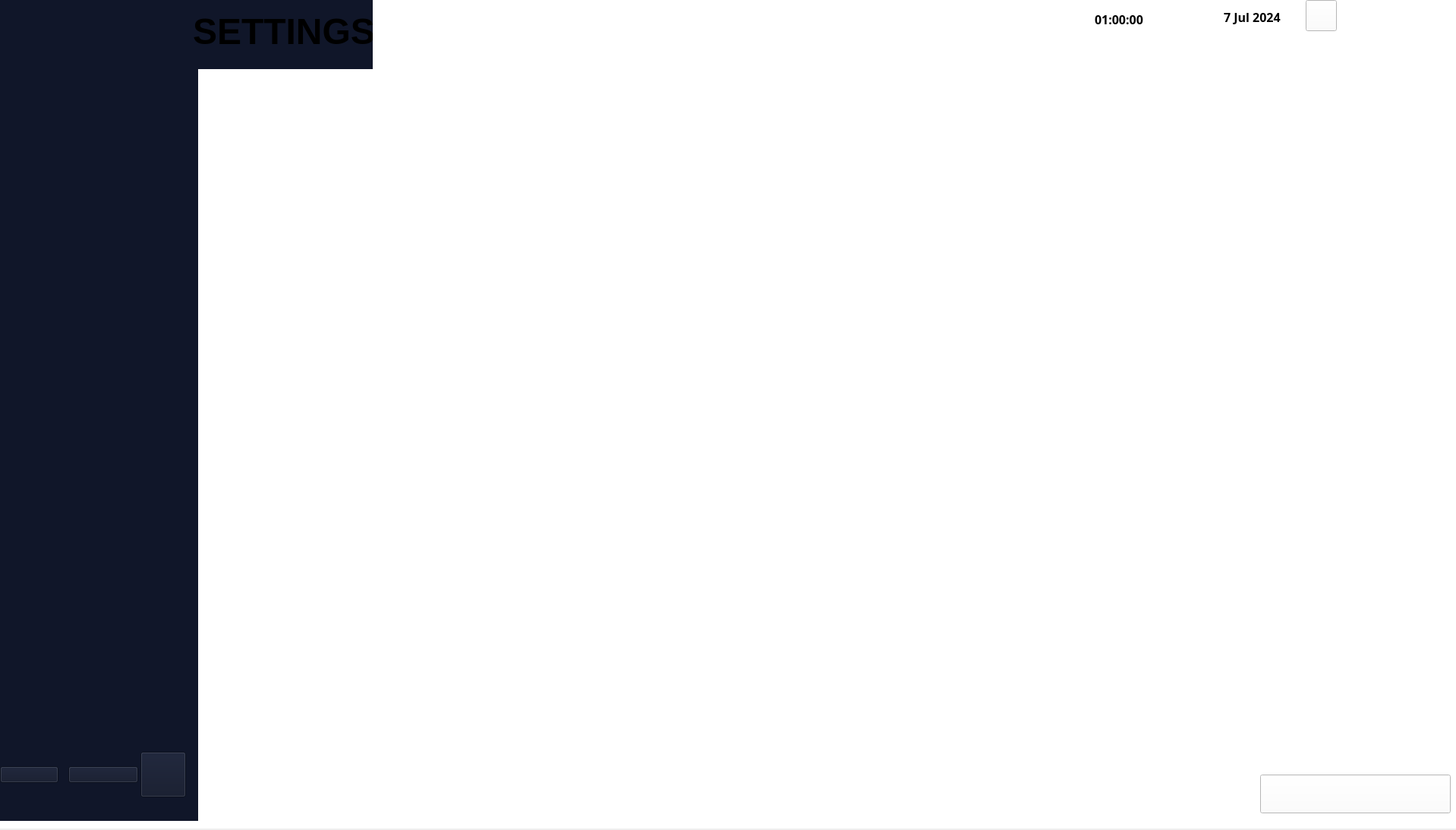
<?xml version="1.0" encoding="UTF-8"?>
<ui version="4.0">
 <class>MainWindow</class>
 <widget class="QMainWindow" name="MainWindow">
  <property name="geometry">
   <rect>
    <x>0</x>
    <y>0</y>
    <width>1918</width>
    <height>1093</height>
   </rect>
  </property>
  <property name="windowTitle">
   <string>MainWindow</string>
  </property>
  <widget class="QWidget" name="centralwidget">
   <widget class="QWidget" name="widget" native="true">
    <property name="geometry">
     <rect>
      <x>-10</x>
      <y>-10</y>
      <width>1931</width>
      <height>1101</height>
     </rect>
    </property>
    <property name="styleSheet">
     <string notr="true">background-color: rgb(255, 255, 255);</string>
    </property>
    <widget class="QWidget" name="widget_2" native="true">
     <property name="geometry">
      <rect>
       <x>10</x>
       <y>0</y>
       <width>491</width>
       <height>101</height>
      </rect>
     </property>
     <property name="styleSheet">
      <string notr="true">background-color: rgb(16, 22, 41);</string>
     </property>
     <widget class="QLabel" name="label_7">
      <property name="geometry">
       <rect>
        <x>0</x>
        <y>0</y>
        <width>161</width>
        <height>111</height>
       </rect>
      </property>
      <property name="text">
       <string/>
      </property>
      <property name="pixmap">
       <pixmap>:/imge/imge/TT.png</pixmap>
      </property>
      <property name="scaledContents">
       <bool>true</bool>
      </property>
     </widget>
     <widget class="QPlainTextEdit" name="plainTextEdit">
      <property name="geometry">
       <rect>
        <x>250</x>
        <y>20</y>
        <width>251</width>
        <height>81</height>
       </rect>
      </property>
      <property name="font">
       <font>
        <pointsize>36</pointsize>
        <bold>true</bold>
       </font>
      </property>
      <property name="styleSheet">
       <string notr="true"/>
      </property>
      <property name="frameShape">
       <enum>QFrame::NoFrame</enum>
      </property>
      <property name="plainText">
       <string>SETTINGS</string>
      </property>
     </widget>
    </widget>
    <widget class="QWidget" name="widget_3" native="true">
     <property name="geometry">
      <rect>
       <x>-10</x>
       <y>100</y>
       <width>281</width>
       <height>991</height>
      </rect>
     </property>
     <property name="styleSheet">
      <string notr="true">background-color: rgb(16, 22, 41);</string>
     </property>
     <widget class="QWidget" name="horizontalLayoutWidget">
      <property name="geometry">
       <rect>
        <x>200</x>
        <y>890</y>
        <width>71</width>
        <height>80</height>
       </rect>
      </property>
      <layout class="QHBoxLayout" name="horizontalLayout">
       <item>
        <widget class="QPushButton" name="logoutbutton">
         <property name="maximumSize">
          <size>
           <width>60</width>
           <height>60</height>
          </size>
         </property>
         <property name="text">
          <string/>
         </property>
         <property name="icon">
          <iconset>
           <normaloff>:/imge/imge/log-out.png</normaloff>:/imge/imge/log-out.png</iconset>
         </property>
         <property name="iconSize">
          <size>
           <width>50</width>
           <height>50</height>
          </size>
         </property>
        </widget>
       </item>
      </layout>
     </widget>
     <widget class="QWidget" name="horizontalLayoutWidget_2">
      <property name="geometry">
       <rect>
        <x>110</x>
        <y>890</y>
        <width>92</width>
        <height>81</height>
       </rect>
      </property>
      <layout class="QHBoxLayout" name="horizontalLayout_2">
       <item>
        <widget class="QPushButton" name="settingsButton">
         <property name="text">
          <string/>
         </property>
         <property name="icon">
          <iconset>
           <normaloff>:/imge/imge/settings.png</normaloff>:/imge/imge/settings.png</iconset>
         </property>
         <property name="iconSize">
          <size>
           <width>50</width>
           <height>50</height>
          </size>
         </property>
        </widget>
       </item>
      </layout>
     </widget>
     <widget class="QWidget" name="horizontalLayoutWidget_3">
      <property name="geometry">
       <rect>
        <x>20</x>
        <y>890</y>
        <width>77</width>
        <height>81</height>
       </rect>
      </property>
      <layout class="QHBoxLayout" name="horizontalLayout_3">
       <item>
        <widget class="QPushButton" name="homeButton">
         <property name="text">
          <string/>
         </property>
         <property name="icon">
          <iconset>
           <normaloff>:/imge/imge/home.png</normaloff>:/imge/imge/home.png</iconset>
         </property>
         <property name="iconSize">
          <size>
           <width>50</width>
           <height>50</height>
          </size>
         </property>
        </widget>
       </item>
      </layout>
     </widget>
     <widget class="QLabel" name="label_8">
      <property name="geometry">
       <rect>
        <x>40</x>
        <y>210</y>
        <width>221</width>
        <height>211</height>
       </rect>
      </property>
      <property name="text">
       <string/>
      </property>
      <property name="pixmap">
       <pixmap>:/imge/imge/man (1).png</pixmap>
      </property>
      <property name="scaledContents">
       <bool>true</bool>
      </property>
     </widget>
     <widget class="QLabel" name="label_9">
      <property name="geometry">
       <rect>
        <x>50</x>
        <y>420</y>
        <width>221</width>
        <height>121</height>
       </rect>
      </property>
      <property name="text">
       <string/>
      </property>
      <property name="pixmap">
       <pixmap>:/imge/imge/details.png</pixmap>
      </property>
      <property name="scaledContents">
       <bool>true</bool>
      </property>
     </widget>
    </widget>
    <widget class="QTimeEdit" name="timeEdit">
     <property name="geometry">
      <rect>
       <x>1450</x>
       <y>20</y>
       <width>88</width>
       <height>31</height>
      </rect>
     </property>
     <property name="font">
      <font>
       <family>Arial Black</family>
       <pointsize>12</pointsize>
       <bold>true</bold>
      </font>
     </property>
     <property name="styleSheet">
      <string notr="true">color: rgb(0, 0, 0);</string>
     </property>
     <property name="locale">
      <locale language="English" country="NewZealand"/>
     </property>
     <property name="frame">
      <bool>false</bool>
     </property>
     <property name="buttonSymbols">
      <enum>QAbstractSpinBox::NoButtons</enum>
     </property>
     <property name="accelerated">
      <bool>false</bool>
     </property>
     <property name="correctionMode">
      <enum>QAbstractSpinBox::CorrectToNearestValue</enum>
     </property>
     <property name="showGroupSeparator" stdset="0">
      <bool>false</bool>
     </property>
     <property name="time">
      <time>
       <hour>1</hour>
       <minute>0</minute>
       <second>0</second>
      </time>
     </property>
    </widget>
    <widget class="QDateEdit" name="dateEdit">
     <property name="geometry">
      <rect>
       <x>1620</x>
       <y>20</y>
       <width>111</width>
       <height>25</height>
      </rect>
     </property>
     <property name="font">
      <font>
       <family>Arial Black</family>
       <pointsize>12</pointsize>
       <bold>true</bold>
      </font>
     </property>
     <property name="styleSheet">
      <string notr="true">color: rgb(0, 0, 0);</string>
     </property>
     <property name="frame">
      <bool>false</bool>
     </property>
     <property name="buttonSymbols">
      <enum>QAbstractSpinBox::NoButtons</enum>
     </property>
     <property name="date">
      <date>
       <year>2024</year>
       <month>7</month>
       <day>7</day>
      </date>
     </property>
    </widget>
    <widget class="QLabel" name="label">
     <property name="geometry">
      <rect>
       <x>1410</x>
       <y>20</y>
       <width>31</width>
       <height>31</height>
      </rect>
     </property>
     <property name="text">
      <string/>
     </property>
     <property name="pixmap">
      <pixmap>:/imge/imge/clock.png</pixmap>
     </property>
     <property name="scaledContents">
      <bool>true</bool>
     </property>
    </widget>
    <widget class="QLabel" name="label_2">
     <property name="geometry">
      <rect>
       <x>1580</x>
       <y>20</y>
       <width>31</width>
       <height>31</height>
      </rect>
     </property>
     <property name="text">
      <string/>
     </property>
     <property name="pixmap">
      <pixmap>:/imge/imge/calendar.png</pixmap>
     </property>
     <property name="scaledContents">
      <bool>true</bool>
     </property>
    </widget>
    <widget class="QLabel" name="label_3">
     <property name="geometry">
      <rect>
       <x>1900</x>
       <y>20</y>
       <width>16</width>
       <height>16</height>
      </rect>
     </property>
     <property name="text">
      <string/>
     </property>
     <property name="pixmap">
      <pixmap>:/imge/imge/close.png</pixmap>
     </property>
     <property name="scaledContents">
      <bool>true</bool>
     </property>
    </widget>
    <widget class="QLabel" name="label_4">
     <property name="geometry">
      <rect>
       <x>1870</x>
       <y>20</y>
       <width>21</width>
       <height>21</height>
      </rect>
     </property>
     <property name="text">
      <string/>
     </property>
     <property name="pixmap">
      <pixmap>:/imge/imge/window.png</pixmap>
     </property>
     <property name="scaledContents">
      <bool>true</bool>
     </property>
    </widget>
    <widget class="QLabel" name="label_5">
     <property name="geometry">
      <rect>
       <x>1840</x>
       <y>20</y>
       <width>21</width>
       <height>21</height>
      </rect>
     </property>
     <property name="text">
      <string/>
     </property>
     <property name="pixmap">
      <pixmap>:/imge/imge/minus.png</pixmap>
     </property>
     <property name="scaledContents">
      <bool>true</bool>
     </property>
    </widget>
    <widget class="QPushButton" name="pushButton_2">
     <property name="geometry">
      <rect>
       <x>1670</x>
       <y>1030</y>
       <width>251</width>
       <height>51</height>
      </rect>
     </property>
     <property name="text">
      <string/>
     </property>
     <property name="icon">
      <iconset>
       <normaloff>:/imge/imge/Report.png</normaloff>:/imge/imge/Report.png</iconset>
     </property>
     <property name="iconSize">
      <size>
       <width>700</width>
       <height>700</height>
      </size>
     </property>
    </widget>
    <widget class="QPushButton" name="notificationsButton">
     <property name="geometry">
      <rect>
       <x>1730</x>
       <y>10</y>
       <width>41</width>
       <height>41</height>
      </rect>
     </property>
     <property name="text">
      <string/>
     </property>
     <property name="icon">
      <iconset>
       <normaloff>:/imge/imge/notification.png</normaloff>:/imge/imge/notification.png</iconset>
     </property>
     <property name="iconSize">
      <size>
       <width>30</width>
       <height>30</height>
      </size>
     </property>
    </widget>
    <widget class="QLabel" name="label_6">
     <property name="geometry">
      <rect>
       <x>890</x>
       <y>270</y>
       <width>341</width>
       <height>591</height>
      </rect>
     </property>
     <property name="text">
      <string/>
     </property>
     <property name="pixmap">
      <pixmap>:/imge/imge/Settings list.png</pixmap>
     </property>
     <property name="scaledContents">
      <bool>true</bool>
     </property>
    </widget>
   </widget>
  </widget>
 </widget>
 <resources/>
 <connections/>
</ui>
